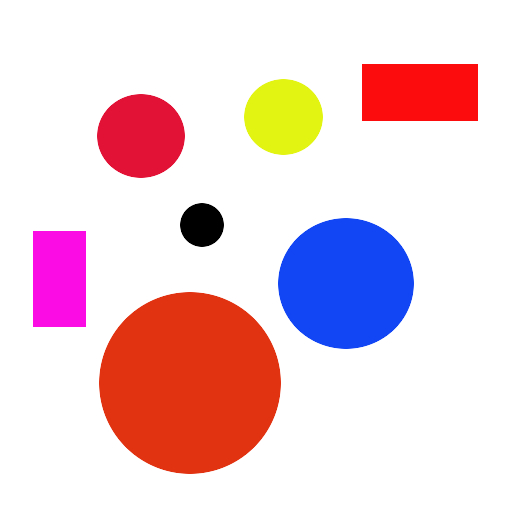
//> input picture Detect the game board/frame2.jpg, 512 x 512 px
$ ./find_rect   (built with g++ and OpenCV 4)
//> lines starting //> are read from the running program, lines starting //| are printed output that depends on the picture; after the words box and inside, x2 and y2 are one past the last pixel; in counts of white or black regions, pixels touching at a corner belong together
#include <opencv2/opencv.hpp>
#include <iostream>
using namespace std;
using namespace cv;

int main()
{
    cv::Mat input = cv::imread("frame2.jpg");
//> input is the input picture: 512 rows x 512 cols, CV_8UC3; mean B, G, R 214.1, 207.3, 236.7
    //cv::Mat input = cv::imread("grid.png");

    // convert to grayscale (you could load as grayscale instead)
    cv::Mat gray;
    cv::cvtColor(input, gray, CV_BGR2GRAY);
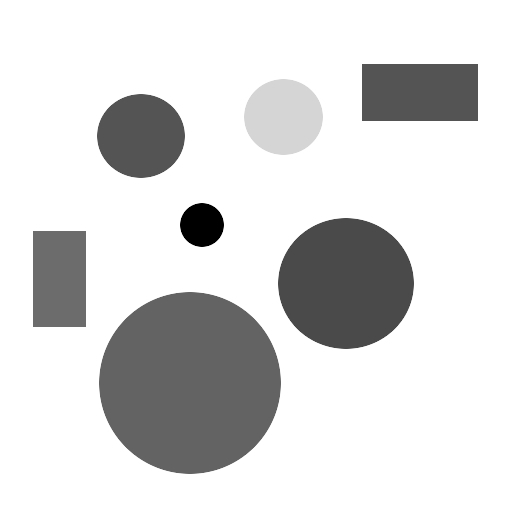
//> gray: 512 rows x 512 cols, CV_8UC1; min 0, max 255, mean 216.8

    // compute mask (you could use a simple threshold if the image is always as good as the one you provided)
    cv::Mat mask;
    cv::threshold(gray, mask, 100, 255, CV_THRESH_BINARY_INV | CV_THRESH_OTSU);
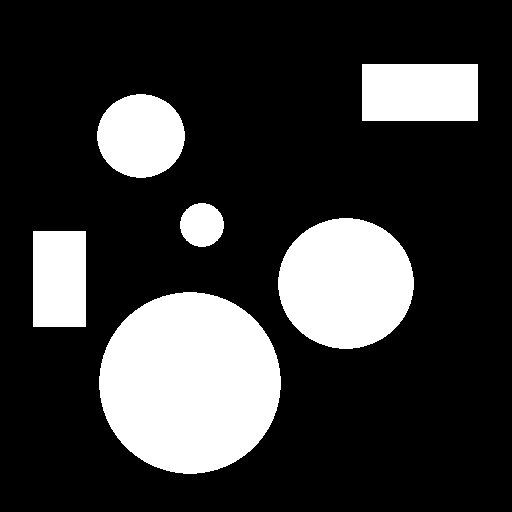
//> mask: 512 rows x 512 cols, CV_8UC1; 22.4% white; 6 white regions

    // find contours (if always so easy to segment as your image, you could just add the black/rect pixels to a vector)
    std::vector<std::vector<cv::Point> > contours;
    std::vector<cv::Vec4i> hierarchy;
    cv::findContours(mask, contours, CV_RETR_EXTERNAL, CV_CHAIN_APPROX_SIMPLE);
//> contours = 6 contours; box (x1, y1, x2, y2) and area: (99, 292, 281, 474) 25646, (278, 218, 414, 349) 13740, (362, 64, 478, 121) 6440, (97, 94, 185, 178) 5635, (33, 231, 86, 327) 4940, (180, 203, 224, 247) 1449
    cout<<"contours.size() "<<contours.size()<<endl;
//| contours.size() 6

    /// Draw contours and find biggest contour (if there are other contours in the image, we assume the biggest one is the desired rect)
    // drawing here is only for demonstration!
    int biggestContourIdx = -1;
    float biggestContourArea = 0;
    std::vector<cv::Point> approx; //to detect only rect
    cv::Mat drawing = cv::Mat::zeros( mask.size(), CV_8UC3 );
    for( int i = 0; i< contours.size(); i++ )
    {
        cv::Scalar color = cv::Scalar(0, 100, 0);
        drawContours( drawing, contours, i, color, 1, 8, hierarchy, 0, cv::Point() );

        approxPolyDP(Mat(contours[i]), approx, arcLength(Mat(contours[i]), true) * 0.01, true); //Approx a polygonal curve with less vertices, Douglas-Peucker algorithm
        cout<<approx.size()<<endl;
        if (approx.size() == 4 ) //&& (approx.size() <= 6)
        {
            float ctArea = cv::contourArea(contours[i]);
            cout<<"ctArea "<<ctArea<<endl;
            if(ctArea > biggestContourArea)
            {
                biggestContourArea = ctArea;
                biggestContourIdx = i;
                //bounding_rect = boundingRect( contours[i] ); // Find the bounding rectangle for biggest contour
            }
        }
    }
//> this loop made 6 passes
//> (approx, ctArea, biggestContourArea) on pass 2: (4 Points (x, y): [33, 231], [33, 326], [85, 326], [85, 231], 4940, 4940)
//> (ctArea, biggestContourArea) on pass 6: (6440, 6440)
//| 16
//| 4
//| ctArea 4940
//| 16
//| 12
//| 16
//| 4
//| ctArea 6440
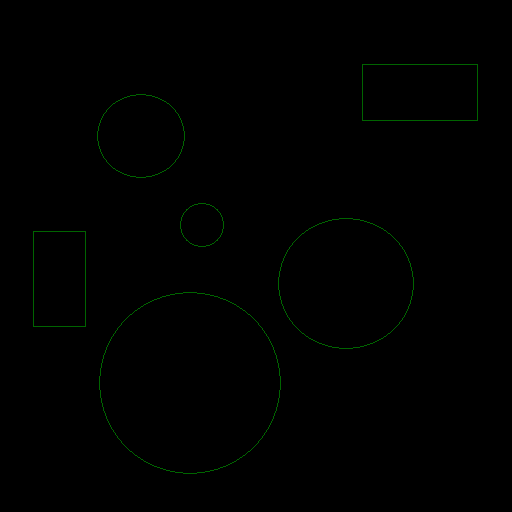
//> drawing: 512 rows x 512 cols, CV_8UC3; mean B, G, R 0, 0.7, 0
//> after the loop, biggestContourArea = 6440; biggestContourIdx = 5

    // if no contour found
    if(biggestContourIdx < 0)
    {
        std::cout << "no contour found" << std::endl;
        return 1;
    }
    else
    {
        drawContours( input, contours, biggestContourIdx, Scalar( 0, 255, 0 ), 2 ); // Draw the largest contour using previously stored index.
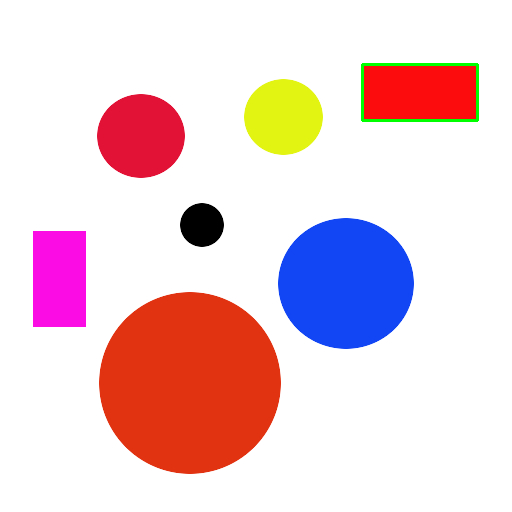
//> input: 512 rows x 512 cols, CV_8UC3; 0.39% of pixels changed, all inside (x1, y1, x2, y2) = (361, 63, 479, 122)
        imshow( "result", input );
        waitKey(0);
    }

    // [20 lines of commented-out code are left out]

    return 0;
}
